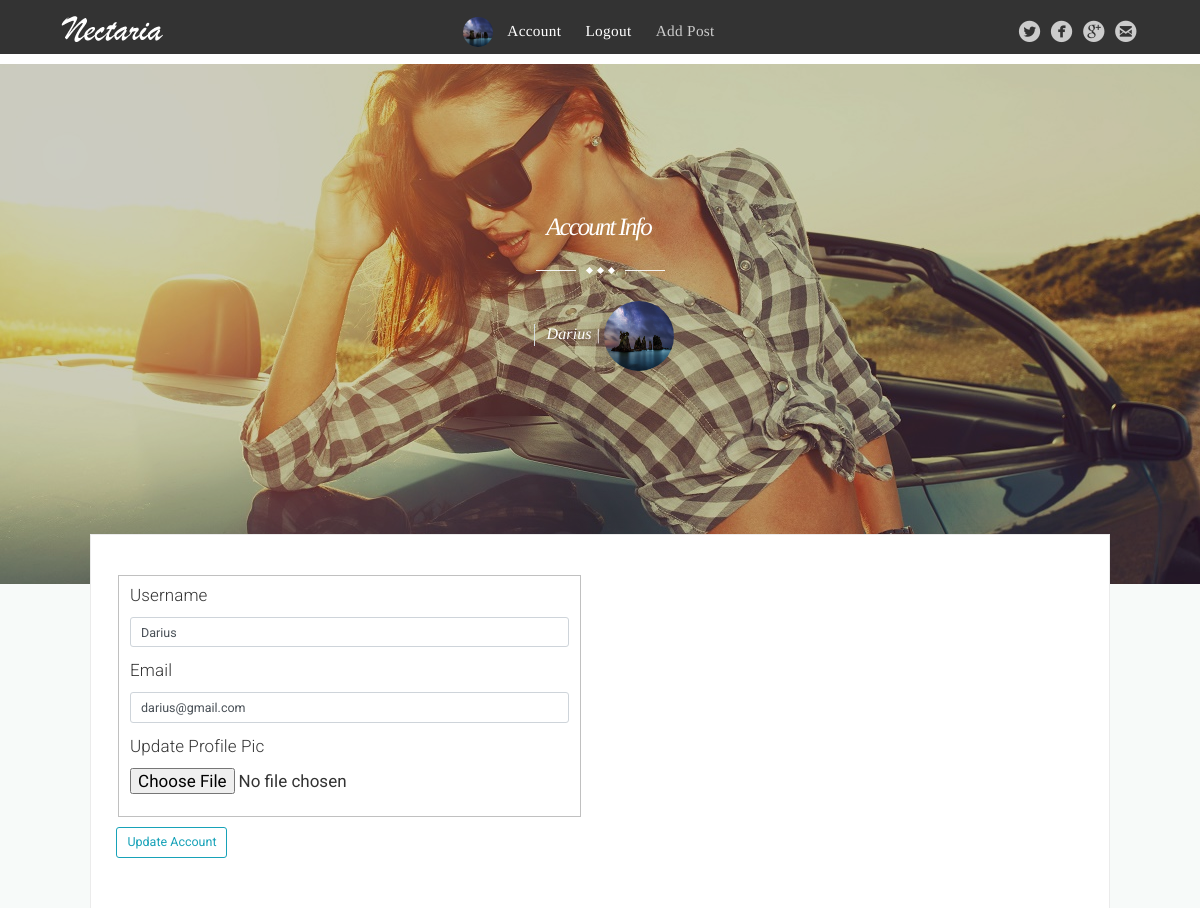
Page /account (signed in) on the committed database.
### flaskb/models.py (models this page shows, shortened)
class User(db.Model, UserMixin):
    id = db.Column(db.Integer, primary_key=True)
    username = db.Column(db.String(20), nullable=False, unique=True)
    email = db.Column(db.String(50), nullable=False)
    password = db.Column(db.String(60), nullable=False)
    image_file = db.Column(db.String(60), nullable=False,
                           default='default.jpg')
    posts = db.relationship('Post', backref='author', lazy=True)

### flaskb/users/routes.py (the view)
@app.route('/account', methods=['GET', 'POST'])
@login_required
def account():
    form = UpdateAccountForm()
    if form.validate_on_submit():
        if form.picture.data:
            picture = photos.save(
                form.picture.data, name=secrets.token_hex(10) + '.')
            current_user.image_file = picture
        current_user.username = form.username.data
        current_user.email = form.email.data
        db.session.commit()
        flash('Your account has been updated!', 'success')
        return redirect(url_for('account'))
    elif request.method == 'GET':
        form.username.data = current_user.username
        form.email.data = current_user.email
    return render_template('account.html', form=form, title='Update Account')

### flaskb/users/forms.py (shortened to what this page needs)
class UpdateAccountForm(FlaskForm):
    username = StringField('Username', validators=[
                           DataRequired(), Length(min=4, max=20)])
    email = StringField('Email', validators=[DataRequired(), Email()])
    picture = FileField('Update Profile Pic', validators=[
                        FileAllowed(['jpg', 'jpeg', 'png'])])
    submit = SubmitField('Update Account')

### flaskb/models.py (called while the page is built)
@login_manager.user_loader
def load_user(user_id):
    return User.query.get(int(user_id))

### flaskb/templates/account.html (shortened to what this page needs)
{% extends 'layout.html' %}
{% block content %}
<header class="main-header post-head " style="background-image: url(assets/img/random.jpg)">
    <div class="vertical">
        <div class="main-header-content inner">
            <h1 class="post-title">Account Info</h1>
            <div class="entry-title-divider">
                <span></span><span></span><span></span>
            </div>
            <section class="post-meta">
                <time class="post-date" datetime="2015-12-13">{{ current_user.username }}</time> | <a class="scrolltocomments"
                    href="#disqus_thread"><img class="rounded-circle account-img" src="{{ url_for('static', filename='assets/img/' + current_user.image_file) }}" height="70" width="70"></a>
            </section>
        </div>
    </div>
</header>
<main id="content" class="content" role="main">
    <div class="wraps">
        <div class="grid">
            <div class="grid-item ">
                <form method="POST" action="" enctype="multipart/form-data">
                    <fieldset class="form-group">
                        <div class="form-group">
                            {{ form.username.label(class="form-control-label") }}
                            {% if form.username.errors %}
                            {{ form.username(class="form-control form-control-lg is-invalid") }}
                            <div class="invalid-feedback">
                                {% for error in form.username.errors %}
                                <span>{{ error }}</span>
                                {% endfor %}
                            </div>
                            {% else %}
                            {{ form.username(class="form-control form-control-lg") }}
                            {% endif %}
                        </div>
                        <div class="form-group">
                            {{ form.email.label(class="form-control-label") }}
                            {% if form.email.errors %}
                            {{ form.email(class="form-control form-control-lg is-invalid") }}
                            <div class="invalid-feedback">
                                {% for error in form.email.errors %}
                                <span>{{ error }}</span>
                                {% endfor %}
                            </div>
                            {% else %}
                            {{ form.email(class="form-control form-control-lg") }}
                            {% endif %}
                        </div>
                        <div class="form-group">
                            {{ form.picture.label() }}
                            {{ form.picture(class="form-control-file") }}
                        </div>
                    </fieldset>
                    <div class="form-group">
                        {{ form.submit(class="btn  btn-lg btn-outline-info") }}
                    </div>
                </form>
            </div>
        </div>
    </div>
</main>
{% endblock content %}

### flaskb/templates/layout.html (shortened to what this page needs)
<!DOCTYPE html>
<html>
<head>
    <link rel="stylesheet" href="https://stackpath.bootstrapcdn.com/bootstrap/4.5.2/css/bootstrap.min.css"
>
    <link rel="stylesheet" type="text/css" href="{{ url_for('static', filename='assets/css/screen.css') }}" />
</head>
<body class="home-template">
    <div class="site-wrapper">
        <nav class="main-nav overlay clearfix">
            <a class="blog-logo" href="{{ url_for('home') }}"><img src="{{ url_for('static', filename='assets/img/logo.png') }}" alt="Fashion Critiques" /></a>
            <ul id="menu">
                {% if current_user.is_authenticated %}
                <a href="{{ url_for('account') }}"><img class="rounded-circle account-img"
                        src="{{ url_for('static', filename='assets/img/' + current_user.image_file) }}" height="30" width="30"></a>
                    <li class="nav-home nav-current" role="presentation"><a href="{{ url_for('account') }}">Account</a></li>
                    <li class="nav-home nav-current" role="presentation"><a href="{{ url_for('logout') }}">Logout</a></li>
                {% else %}
                    <li class="nav-home nav-current" role="presentation"><a href="{{ url_for('register') }}">Register</a></li>
                    <li class="nav-home nav-current" role="presentation"><a href="{{ url_for('login') }}">Login</a></li>
                {% endif %}
                <li class="nav-about-us" role="presentation"><a href="{{ url_for('new_post') }}">Add Post</a></li>
                <span class="socialheader">
                    <a href="#"><span class='symbol'>circletwitterbird</span></a>
                    <a href="#"><span class='symbol'>circlefacebook</span></a>
                    <a href="#"><span class='symbol'>circlegoogleplus</span></a>
                    <a href="mailto:wowthemesnet@gmail.com"><span class='symbol'>circleemail</span></a>
                </span>
            </ul>
        </nav>
        {% block content %}
        {% endblock content %}
    </div>
</body>
</html>

### rows in the picture
User: image_file (picture), username "Darius", email "darius@gmail.com"
